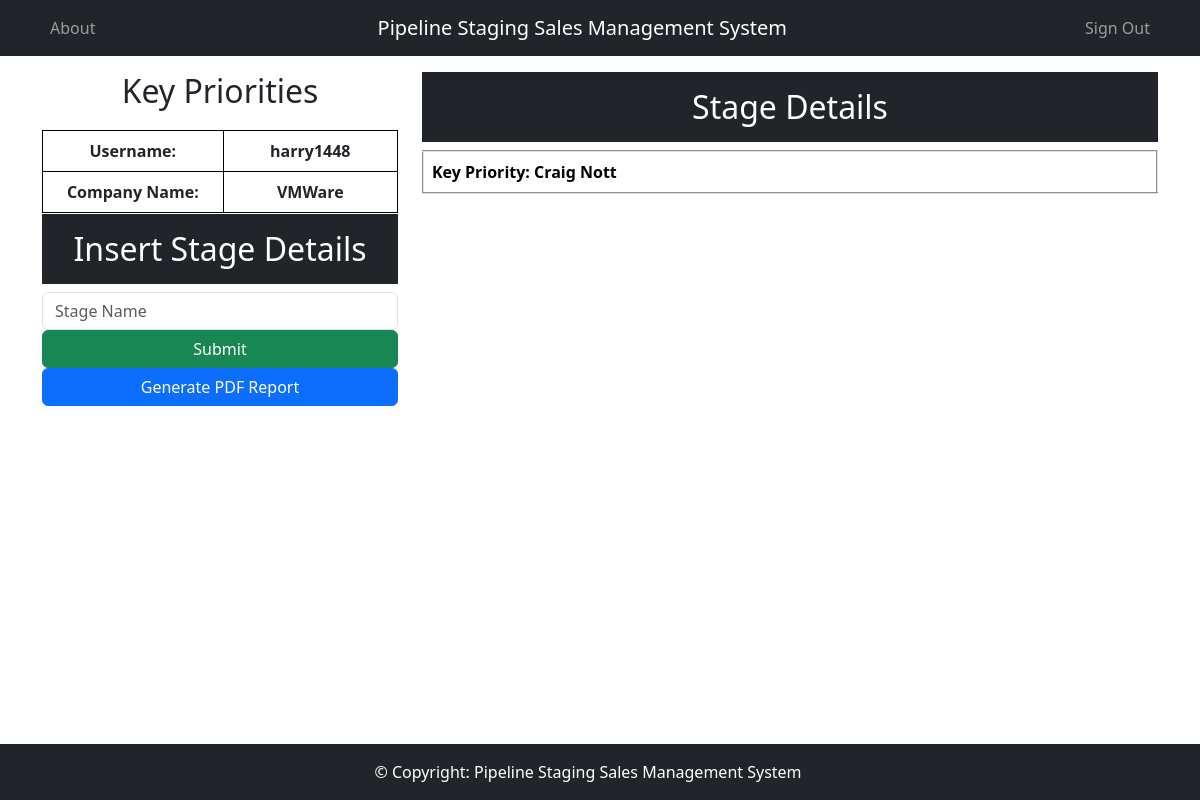
The page /SalesManagementSystemApp/KeyPriorities/Sales/harry1448/VMWare/ on the database as committed earlier.
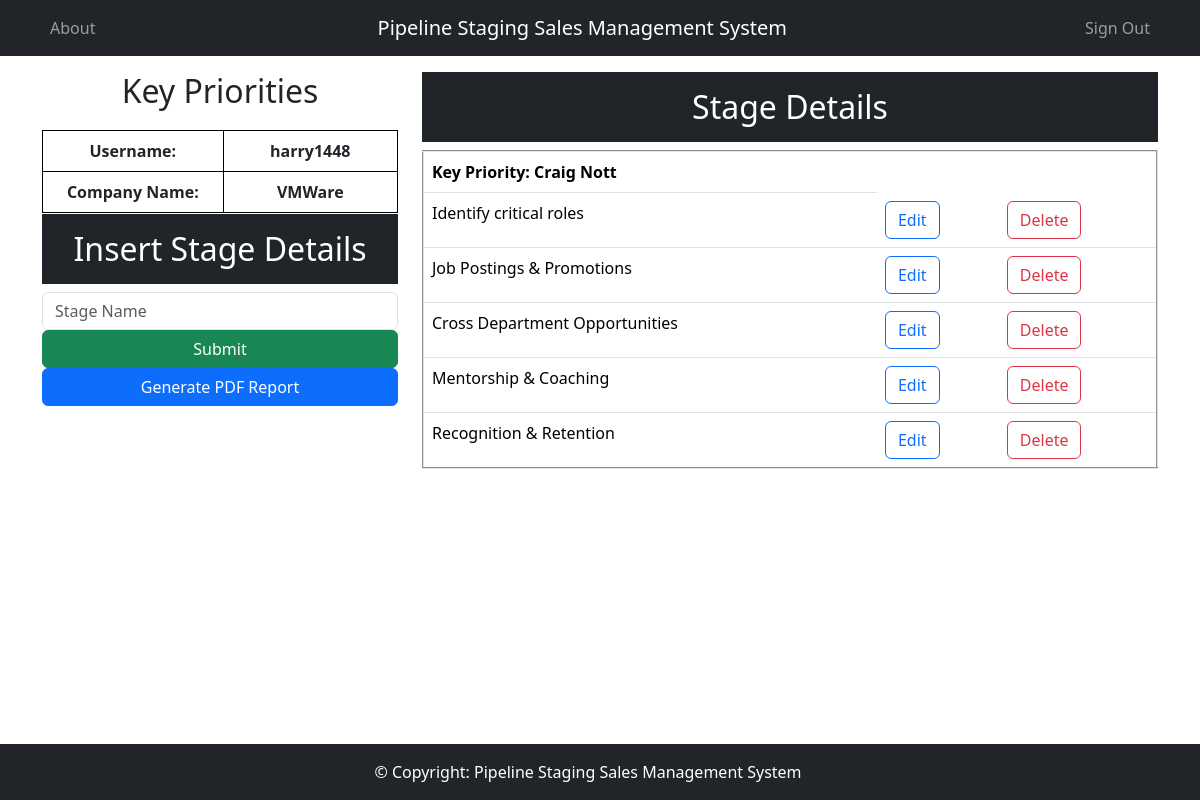
The same page on the database as committed later.
### SalesManagementSystemApp/models.py (models this page shows, shortened)
class SalesStage(models.Model):
    custom_stage = models.CharField(max_length=150)

### SalesManagementSystemApp/views.py (the view)
def SalesMethod(request, username, company_name):
    data = SalesStage.objects.all()
    context = {'data': data, 'username': username, 'company_name': company_name}
    return render(request, "SalesManagementSystemApp/Sales.html", context)

### SalesManagementSystemApp/templates/SalesManagementSystemApp/Sales.html (shortened to what this page needs)
{% load static %}
<!DOCTYPE HTML>
<html lang="en">
<head>
    <link href="https://cdn.jsdelivr.net/npm/bootstrap@5.3.3/dist/css/bootstrap.min.css" rel="stylesheet">
    <link rel="stylesheet" href="{% static 'SalesManagementSystemApp/css/newsalesstyles.css' %}">
</head>
<body>
<nav class="navbar navbar-expand-lg navbar-dark bg-dark">
    <div class="container">
        <div class="collapse navbar-collapse justify-content-flex-start">
            <ul class="navbar-nav">
                 <li class="nav-item">
                    <a class="nav-link"
                href="{%url 'SalesManagementSystemApp:About'%}">About</a>
                </li>
            </ul>
        </div>
        <nav class="navbar-brand">Pipeline Staging Sales Management System</nav>
         <div class="collapse navbar-collapse justify-content-end">
             <ul class="navbar-nav">
               <li class="nav-item">
                    <a class="nav-link"
                href="{%url 'SalesManagementSystemApp:SignOut'%}">Sign Out</a>
                </li>
                </ul>
        </div>
    </div>
  </nav>
{% block content %}
<div class="container mt-3">
    <div class="row">
        <div class="col-md-4">
            <div class="form-headingdetail">
                <h2>Key Priorities</h2>
            </div>
            <div class="tableusers">
                <table border="2">
                    <tbody>
                        <tr>
                            <td><b>Username:</b></td>
                            <td><b>{{ username }}</b></td>
                        </tr>
                        <tr>
                            <td><b>Company Name:</b></td>
                            <td><b>{{ company_name }}</b></td>
                        </tr>
                    </tbody>
                </table>
            </div>
        </div>
        <div class="col-md-8">
    <h2 class="text-center text-white bg-dark p-3">Stage Details</h2>
<table class="table" border = "2">
        <thead>
            <tr>
                <th scope="col">Key Priority: Craig Nott</th>
            </tr>
        </thead>
        <tbody>
            {% for d in data %}
                <tr>
                    <td>{{ d.custom_stage }}</td>
                    <td><a type="button" href="{% url 'SalesManagementSystemApp:SalesTableUpdateStage' id=d.id username=username company_name=company_name  %}" class="btn btn-outline-primary">Edit</a></td>
                    <td><a type="button" href="{% url 'SalesManagementSystemApp:SalesTableDeleteStage' id=d.id username=username company_name=company_name stage_name=d.custom_stage %}" class="btn btn-outline-danger">Delete</a></td>
                </tr>
            {% endfor %}
        </tbody>
    </table>
</div>
<div class="fixed-container">
    <div class="container mt-1">
        <div class="row">
            <div class="col-md-4">
                <h2 class="text-center text-white bg-dark p-3">Insert Stage Details</h2>
                <form action="{% url 'SalesManagementSystemApp:SalesTableInsertStage' username=username company_name=company_name %}" method="POST">
                    <div class="form-group">
                        <input type="text" class="form-control" placeholder="Stage Name" name="custom_stage">
                    </div>
                    <div class="d-grid gap-2">
                        <button class="btn btn-success" type="submit">Submit</button>
                    </div>
                </form>
                <div class="d-grid gap-2">
                    <a href="{% url 'SalesManagementSystemApp:SalesTableGenerate_PDF' username=username company_name=company_name %}" class="btn btn-primary">Generate PDF Report</a>
                </div>
            </div>
        </div>
    </div>
</div>
 {% endblock content %}
<footer class="bg-dark text-white text-center text-lg-start fixed-bottom">
  <div class="container-fluid p-3 row justify-content-center">
    <div class="row">
     <div class="text-center">
       © Copyright: Pipeline Staging Sales Management System
     </div>
    </div>
  </div>
</footer>
  </body>
</html>

Rows that differ between the two databases and show on the page:
added SalesStage: custom_stage "Identify critical roles"
added SalesStage: custom_stage "Job Postings & Promotions"
added SalesStage: custom_stage "Cross Department Opportunities"
added SalesStage: custom_stage "Mentorship & Coaching"
added SalesStage: custom_stage "Recognition & Retention"
